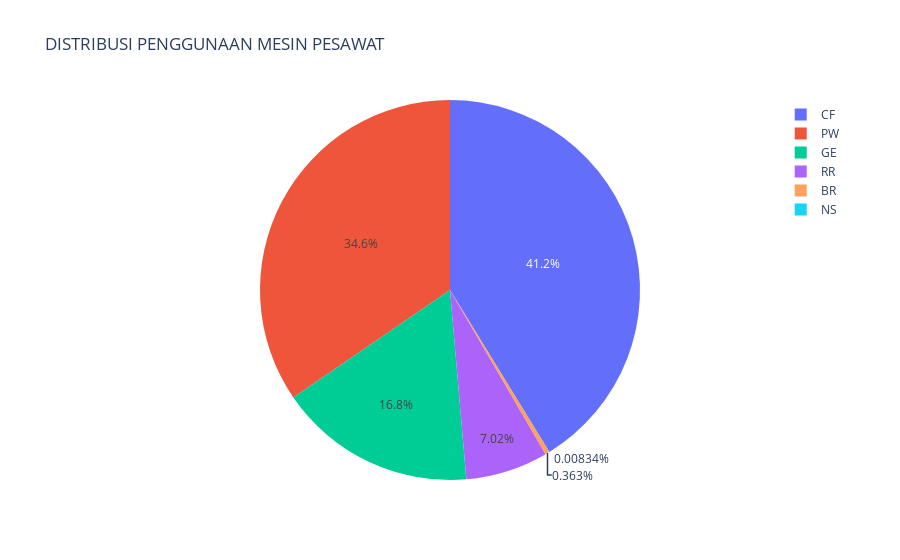

Notebook cell for this chart:
### Code cell
# VISUALISASI DATA MENGGUNAKAN LIBRARY PLOTLY
fig = px.pie(dataok, values='delivery_total', names='engine', title='DISTRIBUSI PENGGUNAAN MESIN PESAWAT')
fig.show()

### Figure 1 — Plotly figure (JSON) as saved in the notebook; plotly's stock layout.template omitted (floating-point values rounded to 4 significant figures; data arrays with more than 128 entries replaced by an {"elided": "..."} marker saying what was removed)
{"data": [{"domain": {"x": [0, 1], "y": [0, 1]}, "hovertemplate": "engine=%{label}<br>delivery_total=%{value}<extra></extra>", "labels": {"elided": "8023 str values"}, "legendgroup": "", "name": "", "showlegend": true, "type": "pie", "values": {"elided": "8023 int values"}}], "layout": {"legend": {"tracegroupgap": 0}, "title": {"text": "DISTRIBUSI PENGGUNAAN MESIN PESAWAT"}}}
